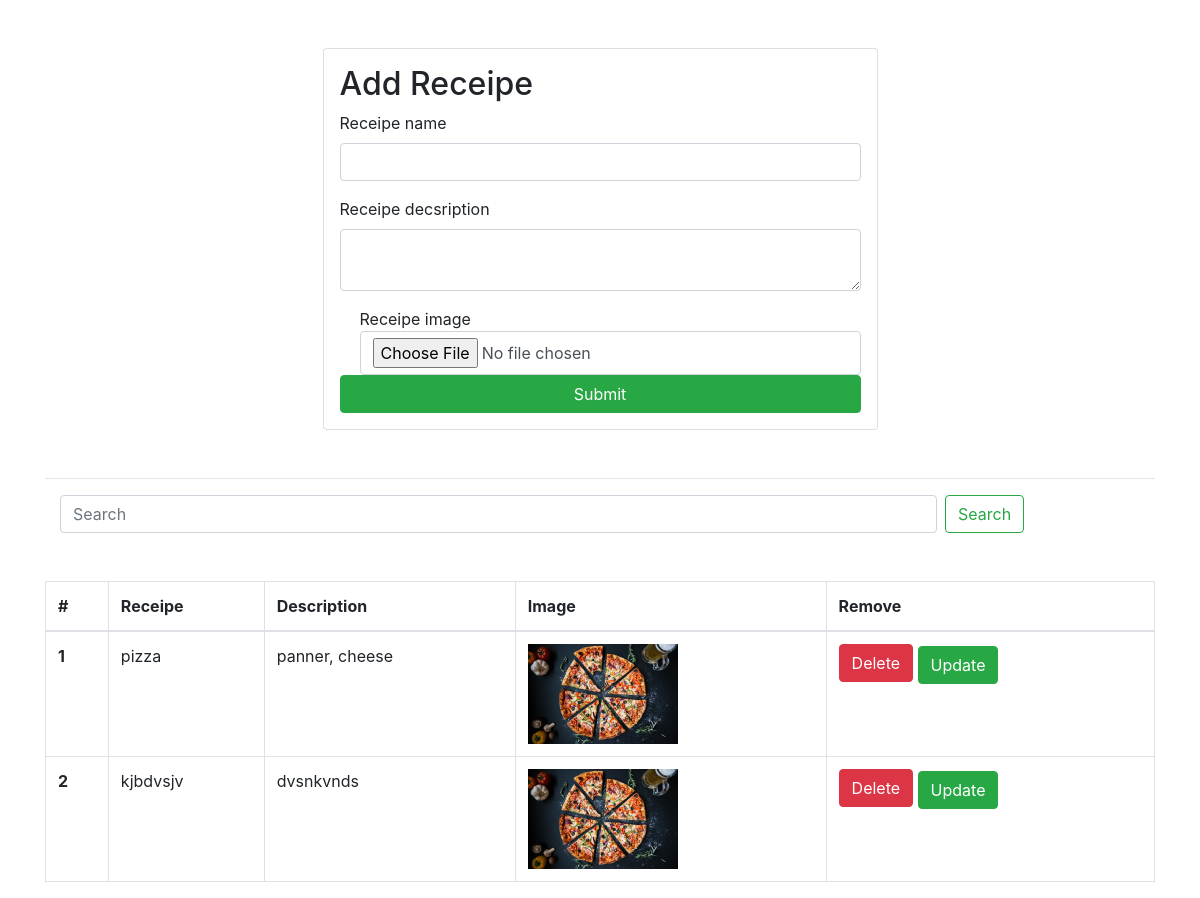
The app's page /receipe/, older data.
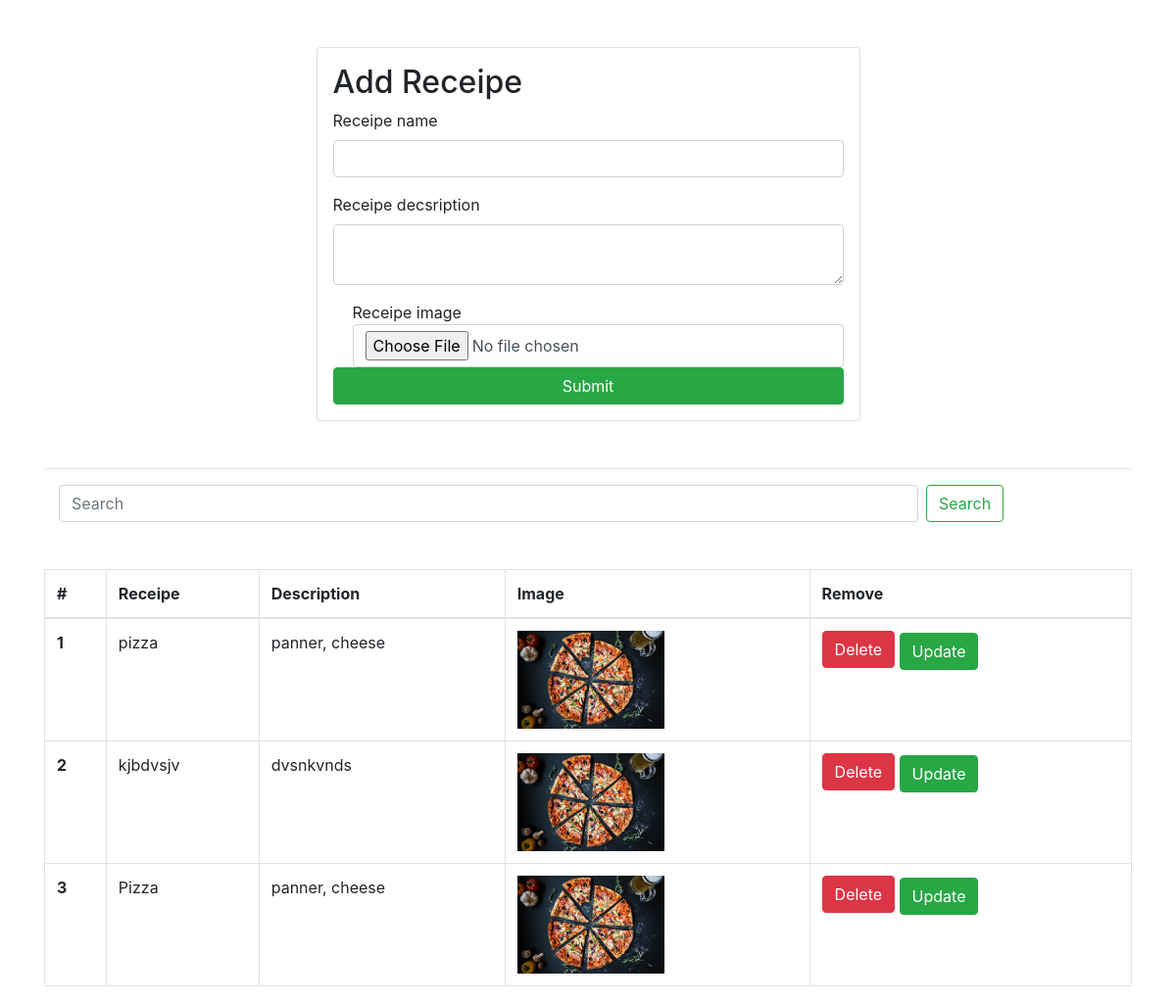
The same page, newer data.
### receipe/models.py (models this page shows, shortened)
class Receipe(models.Model):
    user = models.ForeignKey(User, models.SET_NULL, blank=True, null=True)
    receipe_name = models.CharField(max_length=100)
    desc = models.CharField(max_length=800)
    image = models.FileField(upload_to='receipe/')

### receipe/views.py (the view, shortened to what this page needs)
# urls.py: path('receipe/', include('receipe.urls'))
def receipe(request):
    all_receipes = Receipe.objects.all()
    search_query = request.GET.get('search_receipe')
    if search_query:
        all_receipes = all_receipes.filter(receipe_name__icontains = search_query)
    context = {'all_receipes': all_receipes}
    return render(request, 'receipe/receipe.html', context)

### templates/receipe/receipe.html (shortened to what this page needs)
<!doctype html>
<html lang="en">
  <head>
    <link rel="stylesheet" href="https://cdn.jsdelivr.net/npm/bootstrap@4.0.0/dist/css/bootstrap.min.css">
  </head>
  <body class="container">
  <form class="col-6 mx-auto card p-3 shadow-lg my-5" action='/receipe/' method="post" enctype="multipart/form-data">
    <h2>Add Receipe</h2>
    <div class="form-group">
        <label for="exampleInputEmail1">Receipe name</label>
        <input name="receipe_name" type="text" class="form-control" required>
    </div>
    <div class="form-group">
        <label for="exampleInputPassword1">Receipe decsription</label>
        <textarea name="desc" class="form-control" required></textarea>
    </div>
    <div class="form-check">
        <label class="form-check-label" for="exampleCheck1">Receipe image</label>
        <input name="receipe-image" type="file" class="form-control">
    </div>
    <button type="submit" class="btn btn-success">Submit</button>
</form>
<hr>
<div class='container my-2'>
<form class="form-inline w-100" method="get">
  <div class="row w-100">
    <div class="col-10 pr-2">
     <input class="form-control mr-sm-2 w-100" name='search_receipe' type="search" placeholder="Search" aria-label="Search">
    </div>
    <div class="col-2 pl-0">
      <button class="btn btn-outline-success my-sm-0 " type="submit">Search</button>
    </div>
  </div>
</form>
</div>
{% if all_receipes %}
<table class="table table-bordered mt-5">
  <thead>
    <tr>
      <th scope="col">#</th>
      <th scope="col">Receipe</th>
      <th scope="col">Description</th>
      <th scope="col">Image</th>
      <th scope="col">Remove</th>
    </tr>
  </thead>
  {% endif %}
  <tbody>
    {% for receipe in all_receipes %}
    <tr>
      <th scope="row">{{forloop.counter}}</th>
      <td>{{receipe.receipe_name}}</td>
      <td>{{receipe.desc}}</td>
      <td><img src="/media/{{receipe.image}}" alt="noimage" style="height:100px"></td>
      <td>
        <a href="delete/{{receipe.id}}/" class="btn btn-danger mb-1"> Delete </a>
        <a href="update/{{receipe.id}}/" class="btn btn-success"> Update </a>
      </td>
    </tr>
    {% endfor %}
  </tbody>
</table>
  </body>
</html>

Row changes from the older to the newer data that the page shows:
added Receipe: receipe_name "Pizza", desc "panner, cheese", image (picture)
